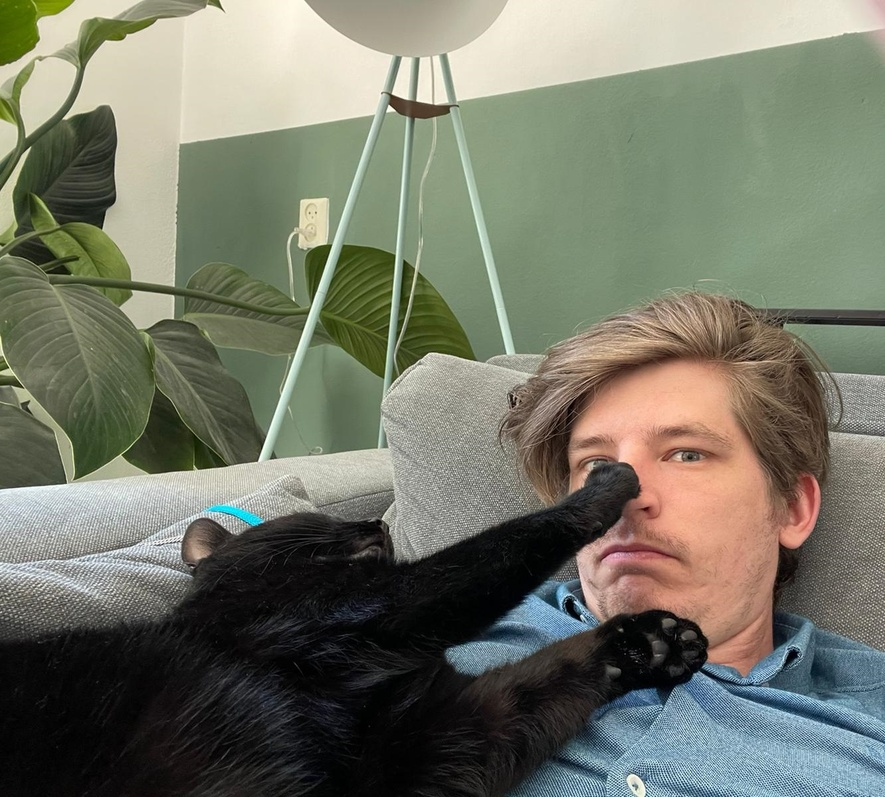
#> input picture Vision/Opdracht_1/image.jpg, 885 x 797 px, shrunk from 1332 x 1200 before the run
$ python final_assignment.py
#> lines starting #> are read from the running program, lines starting #| are printed output that depends on the picture; after the words box and inside, x2 and y2 are one past the last pixel; in counts of white or black regions, pixels touching at a corner belong together
import cv2
import numpy as np

img = cv2.imread("image.jpg")
#> img is the input picture: shape (797, 885, 3); mean B, G, R 104.1, 118.9, 116.8
grey = cv2.cvtColor(img, cv2.COLOR_BGR2GRAY)

# edge detection kernel

k = np.array([[-1,-1,-1],
              [-1, 8,-1],
              [-1,-1,-1]])

# Rangefilter om het grijs te maken en vervolgens de randen te detecteren

e = cv2.filter2D(grey, -1, k)
rangefilter = cv2.inRange(e, 50, 255)
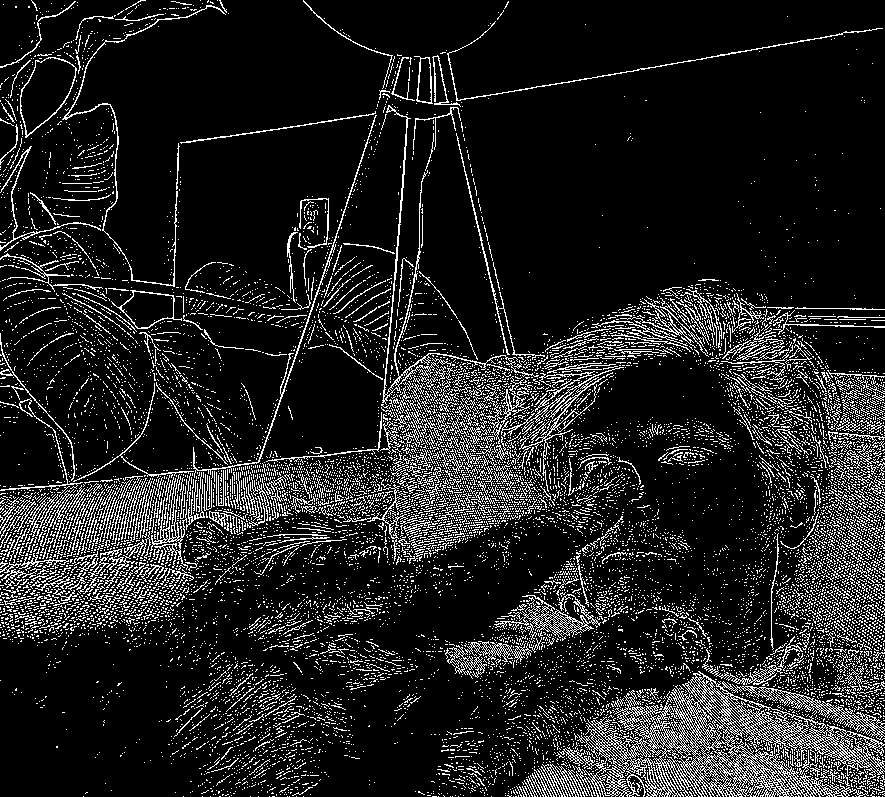
#> rangefilter: shape (797, 885); 12.9% white in thin lines or dots

# voeg glow effect toe

glow = np.zeros_like(img)
glow[rangefilter==255] = [0,255,255]
image = cv2.addWeighted(img, .4, glow, 1, 0)
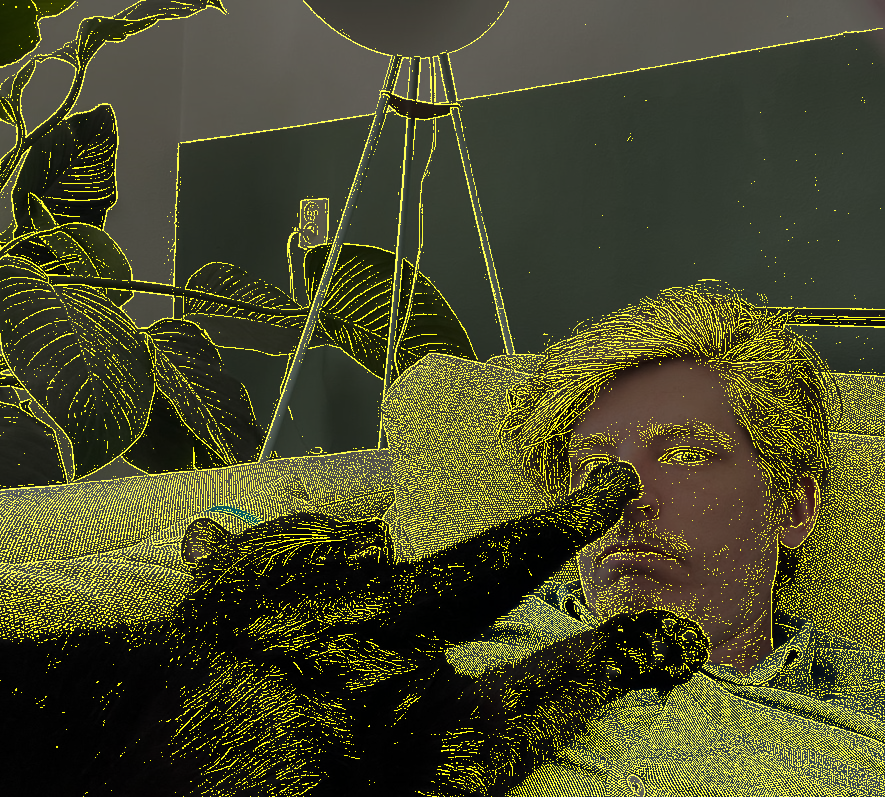
#> image: shape (797, 885, 3); mean B, G, R 41.6, 72.8, 72.1
cv2.imshow("Neon", image)
cv2.waitKey(0)

# remap voorbeeld gepakt

rows, cols = img.shape[:2]
#> rows = 797; cols = 885
map_x = np.zeros((rows, cols), dtype=np.float32)
map_y = np.zeros((rows, cols), dtype=np.float32)

# vul map_x en map_y met een een sinusgolf eroverheen

for i in range(rows):
    for j in range(cols):
        map_x[i, j] = j + 20 * np.sin(i / 30.0)
        map_y[i, j] = i+ 20 * np.sin(i / 30.0)
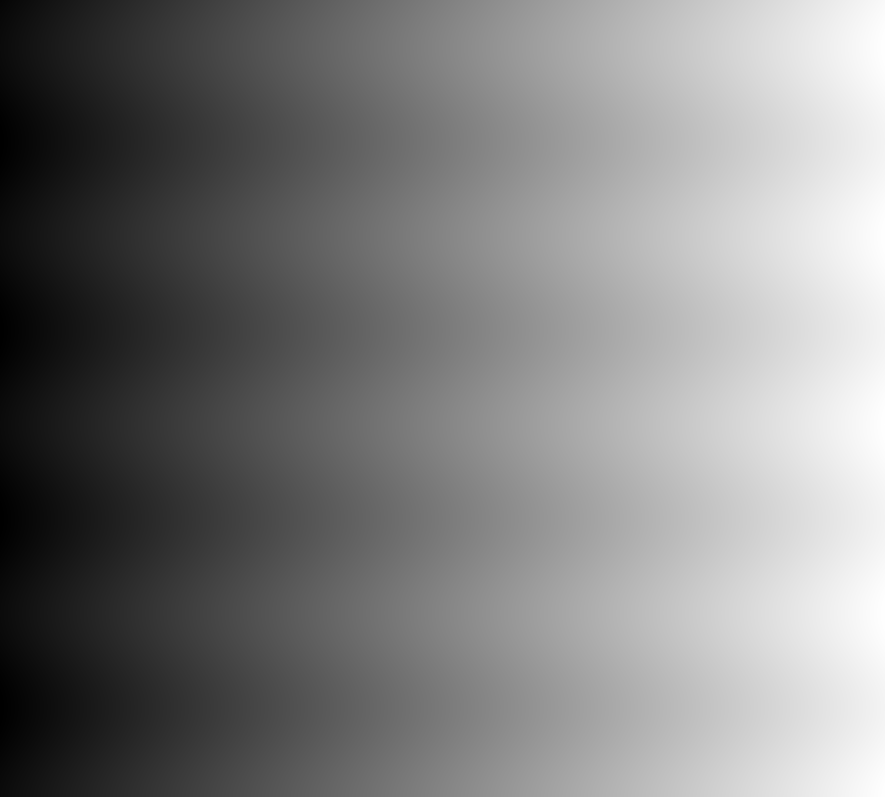
#> map_x: shape (797, 885) float32; min -20, max 904, mean 442.6; drawn with min black and max white
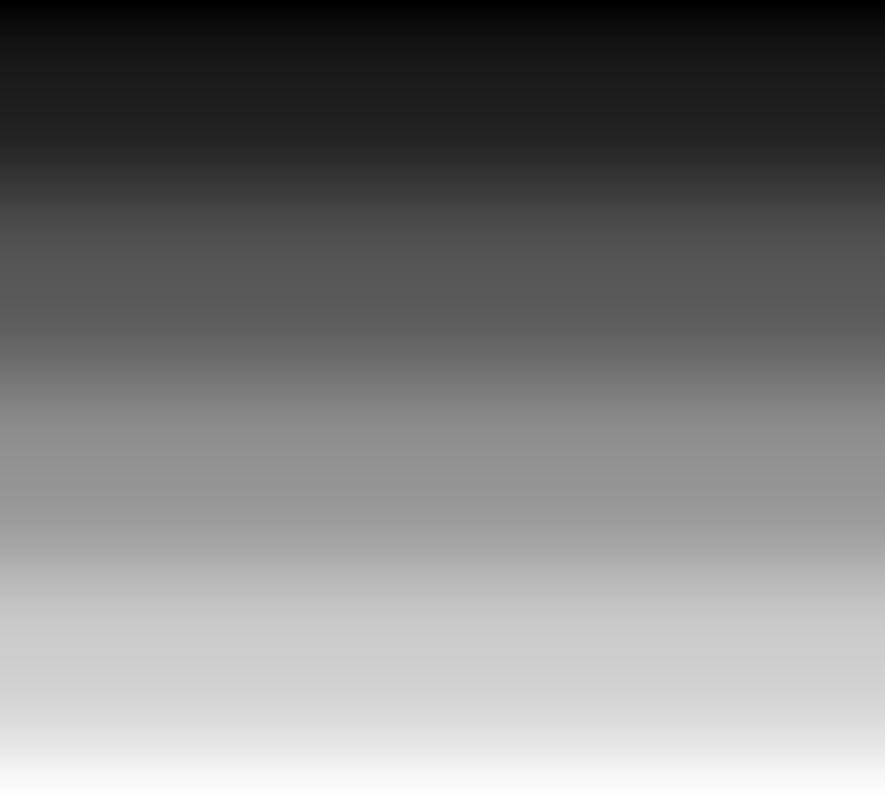
#> map_y: shape (797, 885) float32; min 0, max 815.7, mean 398.6; drawn with min black and max white

output = cv2.remap(img,map_x,map_y,interpolation=cv2.INTER_LINEAR)
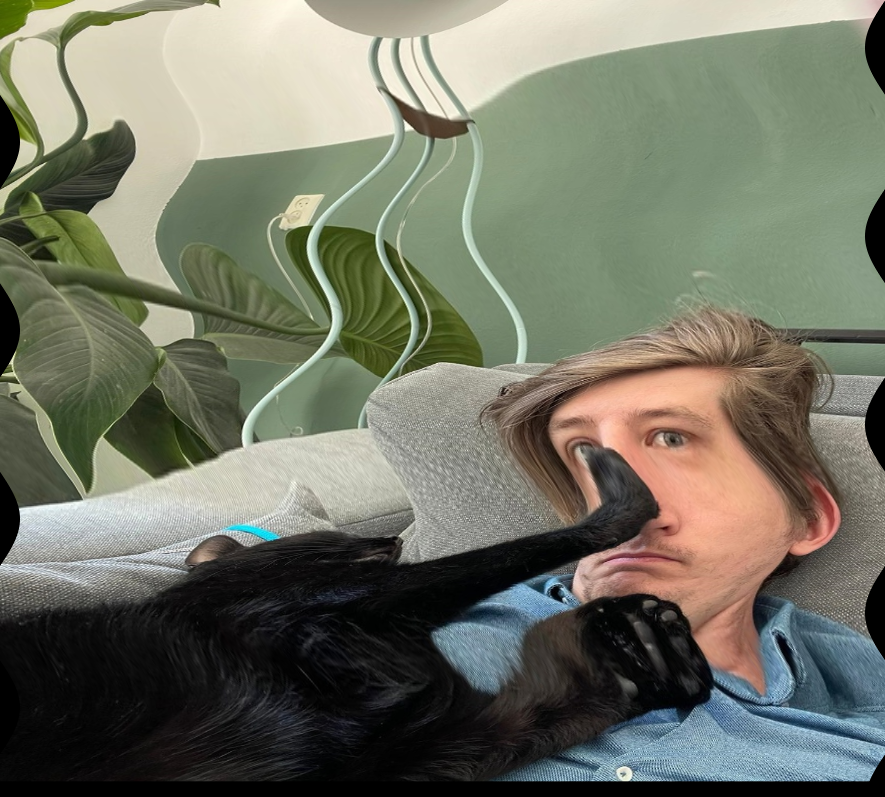
#> output: shape (797, 885, 3); mean B, G, R 101.3, 116.3, 114.2
cv2.imshow("Funny mirror",output)
cv2.waitKey(0)
cv2.destroyAllWindows()


# vanuit openCV voorbeeld contour detectie om te vergelijken met eigen
contours, _ = cv2.findContours(rangefilter, cv2.RETR_EXTERNAL, cv2.CHAIN_APPROX_SIMPLE)
#> contours = 13378 contours, 13260 with area under 20; largest, box (x1, y1, x2, y2) and area: (530, 671, 885, 797) 21336, (20, 57, 77, 138) 2716, (111, 290, 182, 329) 1429, (501, 367, 624, 492) 1392, (494, 594, 601, 638) 1090
cv2.drawContours(image, contours, -1, (0, 255, 0), 2)
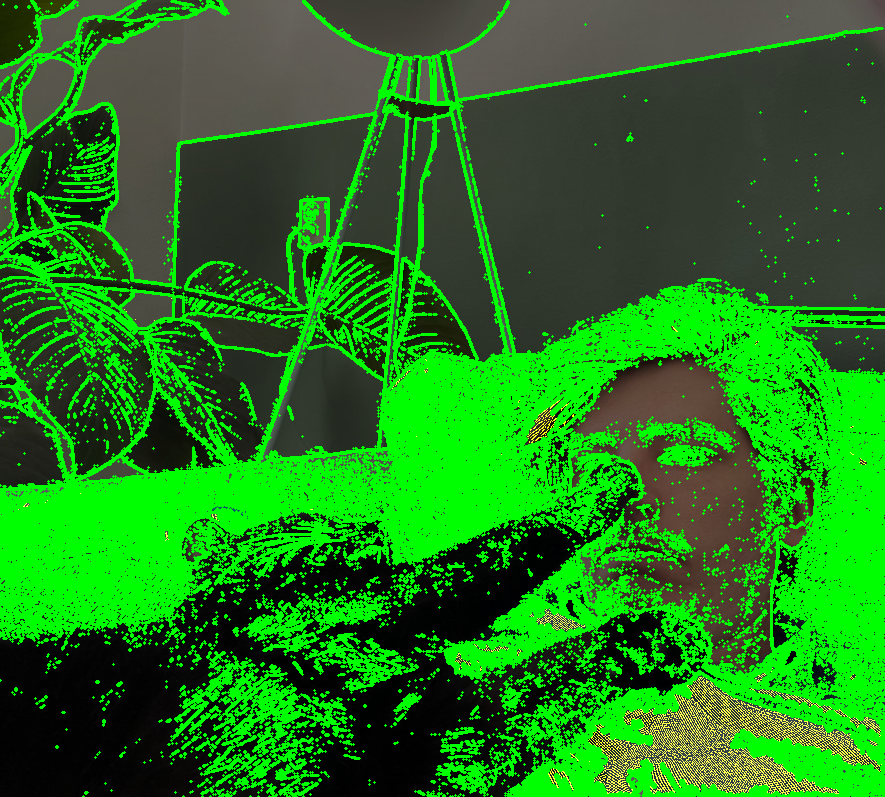
#> image: shape (797, 885, 3); mean B, G, R 26.3, 122.1, 32.4
cv2.imshow('Contour Detection', image)
cv2.waitKey(0)
cv2.destroyAllWindows()

$ run again, with Vision/Opdracht_1/Neon_filter.png saved as Vision/Opdracht_1/image.jpg
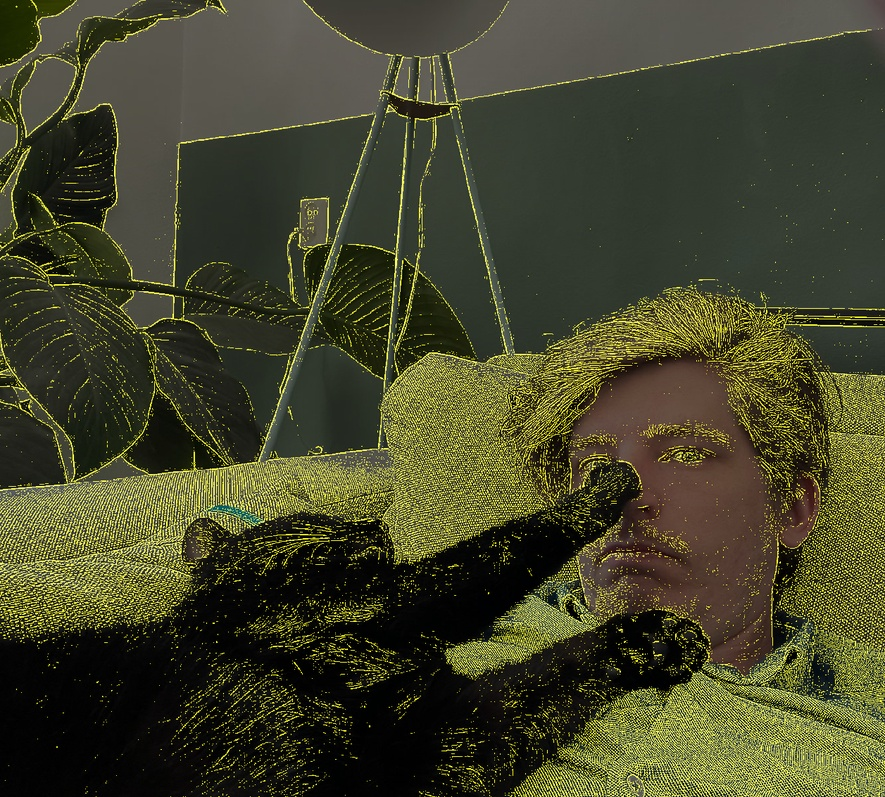
#> input picture Vision/Opdracht_1/Neon_filter.png, 885 x 797 px, shrunk from 1257 x 1133 before the run
#> img is the input picture: shape (797, 885, 3); mean B, G, R 43.7, 68.2, 67.6
#> `rangefilter = cv2.inRange(e, 50, 255)`:
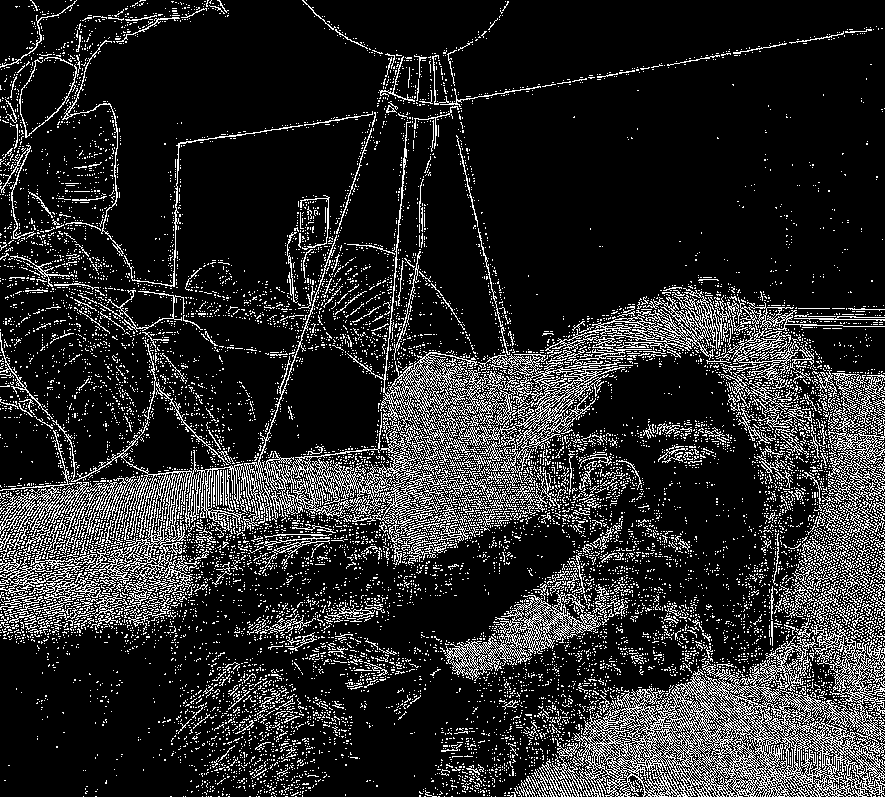
#> rangefilter: shape (797, 885); 16.2% white in thin lines or dots
#> contours = 12391 contours, 12276 with area under 20; largest, box (x1, y1, x2, y2) and area: (552, 618, 885, 797) 36054, (0, 235, 520, 607) 15272, (347, 121, 718, 473) 13703, (445, 590, 602, 681) 4153, (828, 374, 885, 512) 3012
#> `cv2.drawContours(image, contours, -1, (0, 255, 0), 2)`:
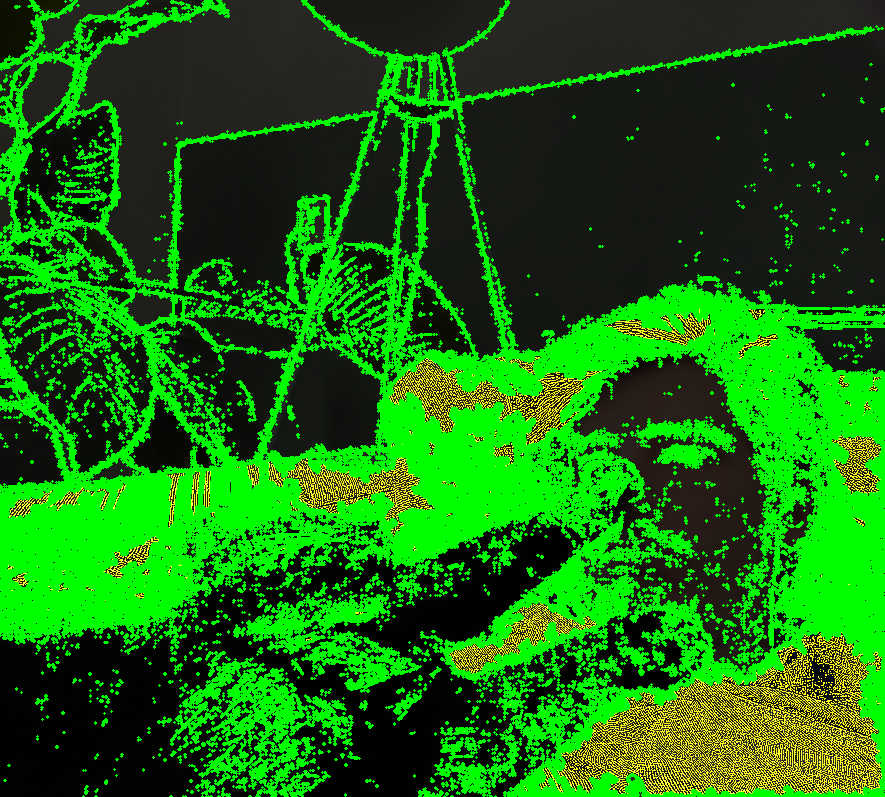
#> image: shape (797, 885, 3); mean B, G, R 11.2, 108.4, 21.5

$ run again, with Vision/Opdracht_1/example1.png saved as Vision/Opdracht_1/image.jpg
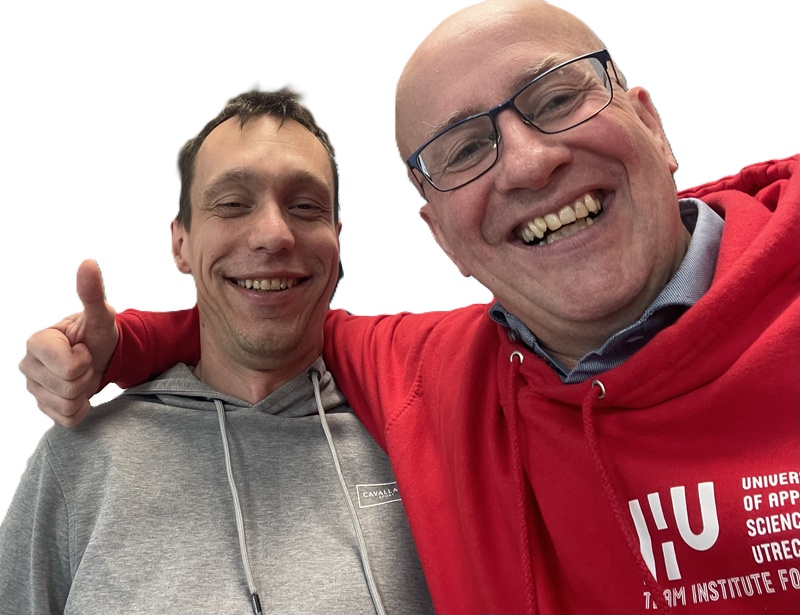
#> input picture Vision/Opdracht_1/example1.png, 800 x 615 px
#> img is the input picture: shape (615, 800, 3); mean B, G, R 131.7, 130, 175.5
#> `rangefilter = cv2.inRange(e, 50, 255)`:
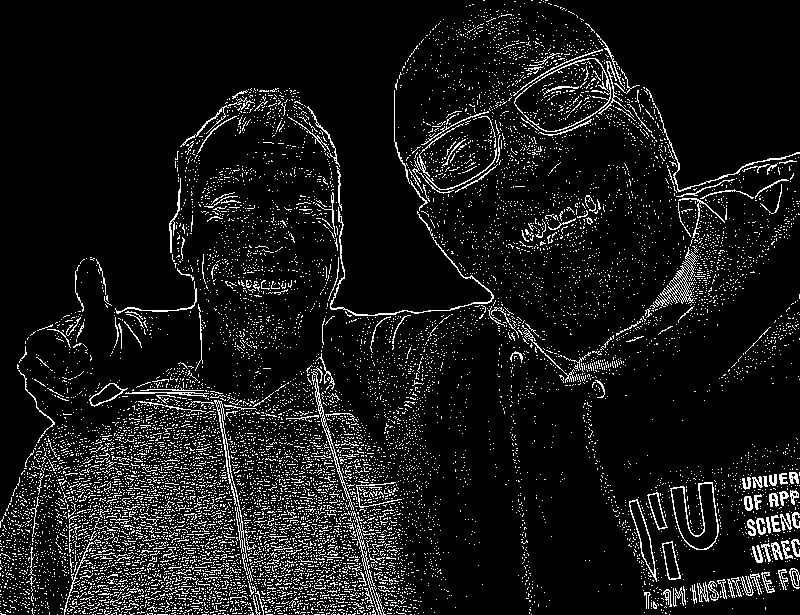
#> rangefilter: shape (615, 800); 8.8% white in thin lines or dots
#> contours = 11170 contours, 11088 with area under 20; largest, box (x1, y1, x2, y2) and area: (514, 58, 611, 132) 4602, (670, 482, 719, 550) 1704, (650, 247, 699, 309) 754, (629, 499, 657, 582) 701, (662, 541, 681, 580) 401
#> `cv2.drawContours(image, contours, -1, (0, 255, 0), 2)`:
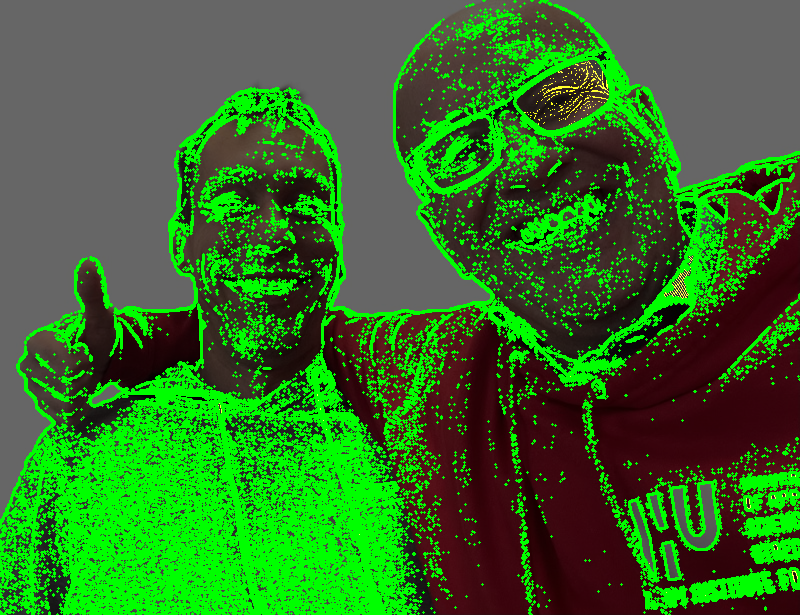
#> image: shape (615, 800, 3); mean B, G, R 39, 110.3, 53
